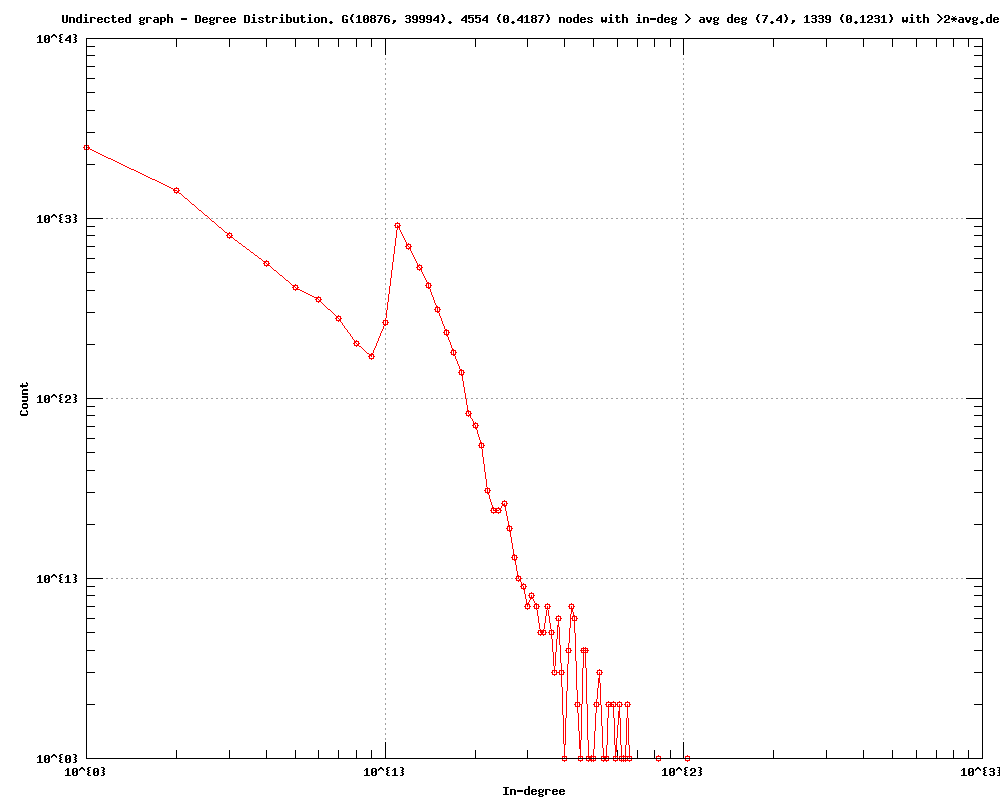

Write gnuplot code to recreate this figure.
#
# Undirected graph - Degree Distribution. G(10876, 39994). 4554 (0.4187) nodes with in-deg > avg deg (7.4), 1339 (0.1231) with >2*avg.deg (Fri Sep 23 19:38:40 2016)
#

set title "Undirected graph - Degree Distribution. G(10876, 39994). 4554 (0.4187) nodes with in-deg > avg deg (7.4), 1339 (0.1231) with >2*avg.deg"
set key bottom right
set logscale xy 10
set format x "10^{%L}"
set mxtics 10
set format y "10^{%L}"
set mytics 10
set grid
set xlabel "In-degree"
set ylabel "Count"
set tics scale 2
set terminal png size 1000,800
set output 'inDeg.degree_plotp2p-Gnutella04.txt.png'
plot 	"inDeg.degree_plotp2p-Gnutella04.txt.tab" using 1:2 title "" with linespoints pt 6
